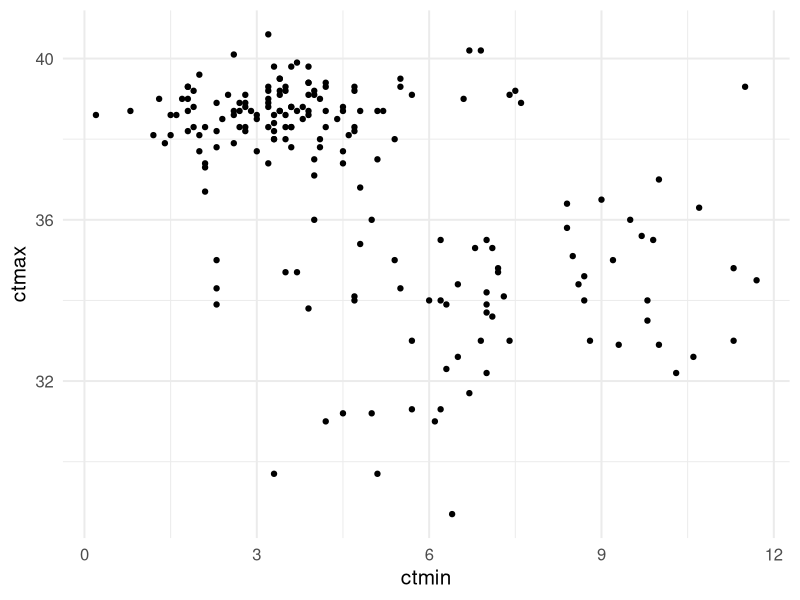
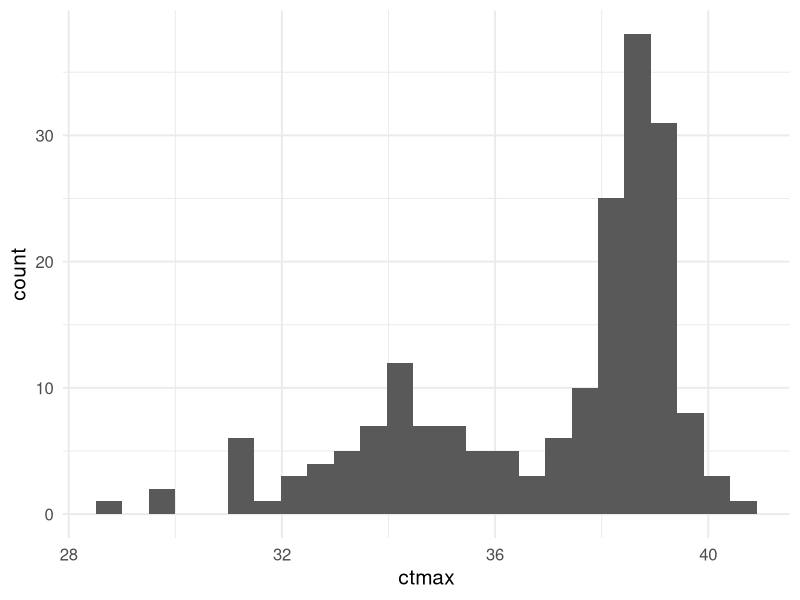
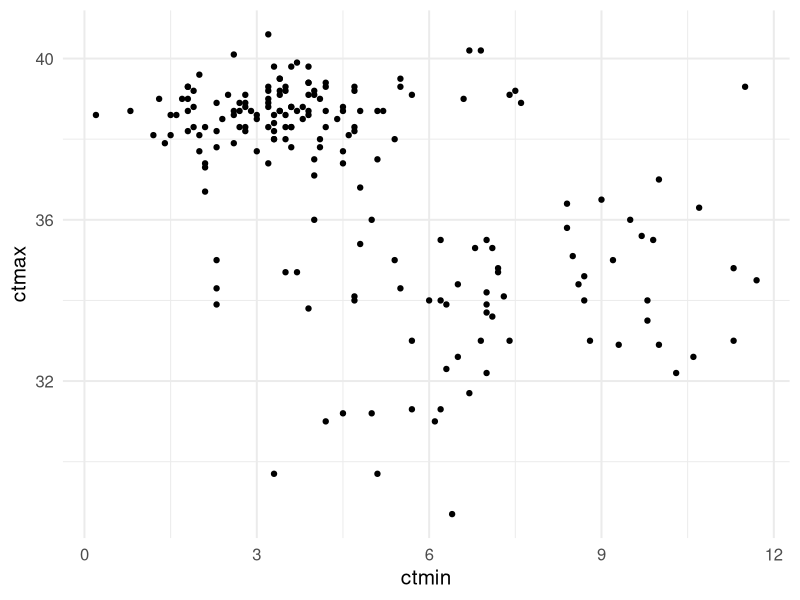
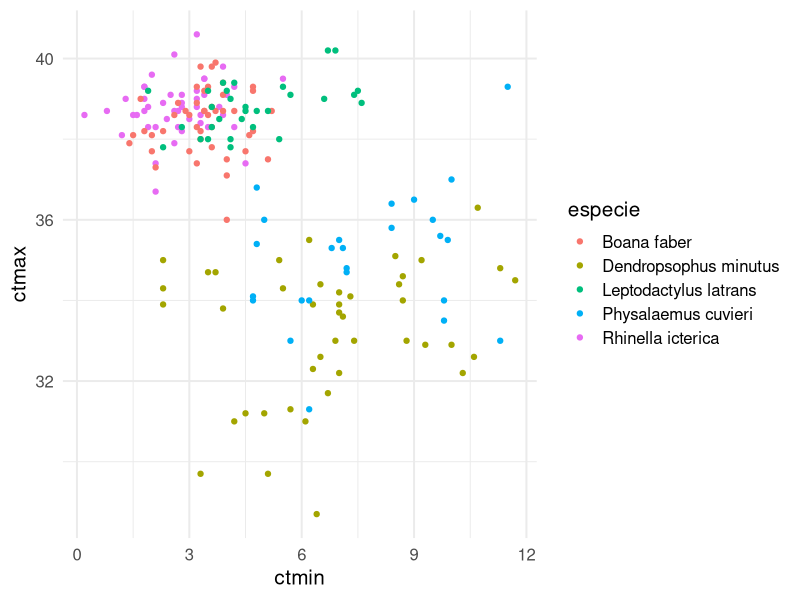
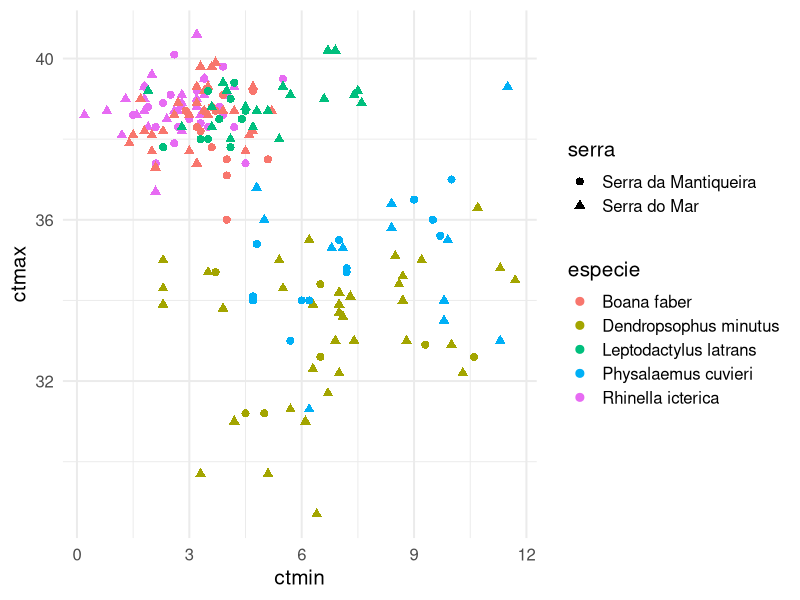
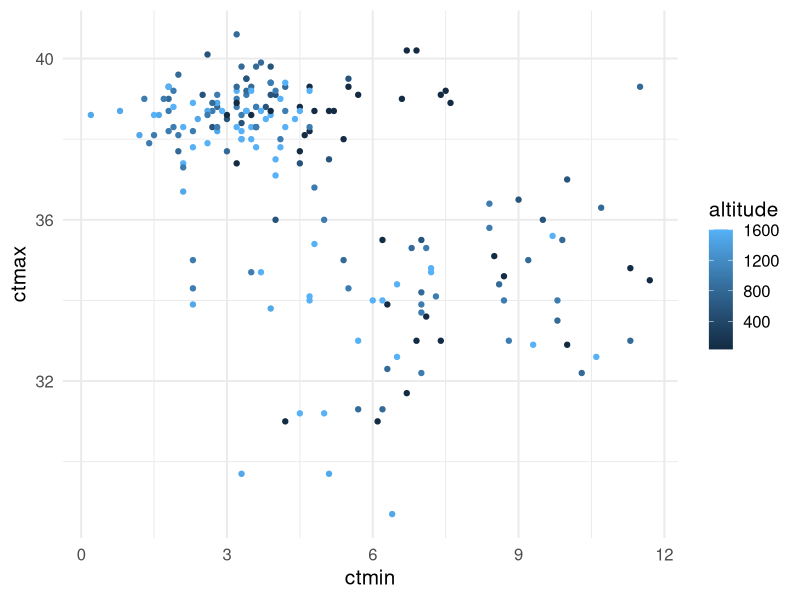
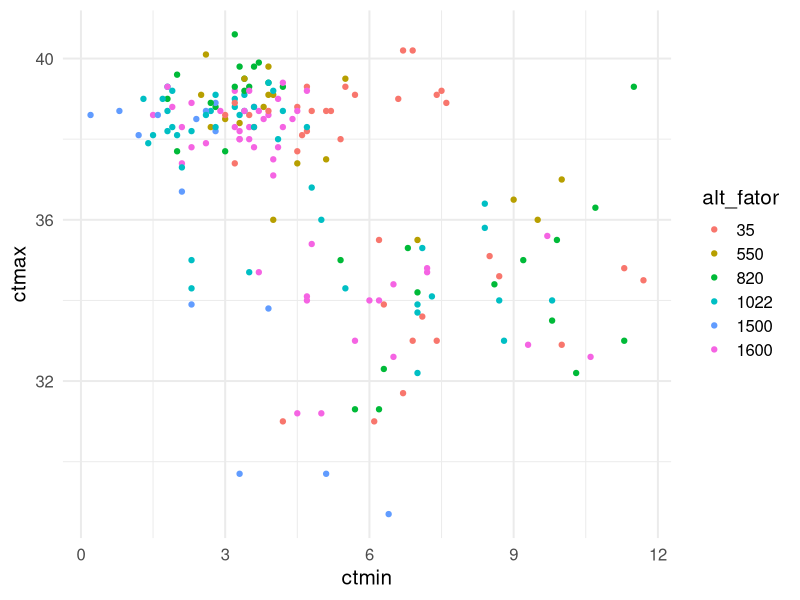
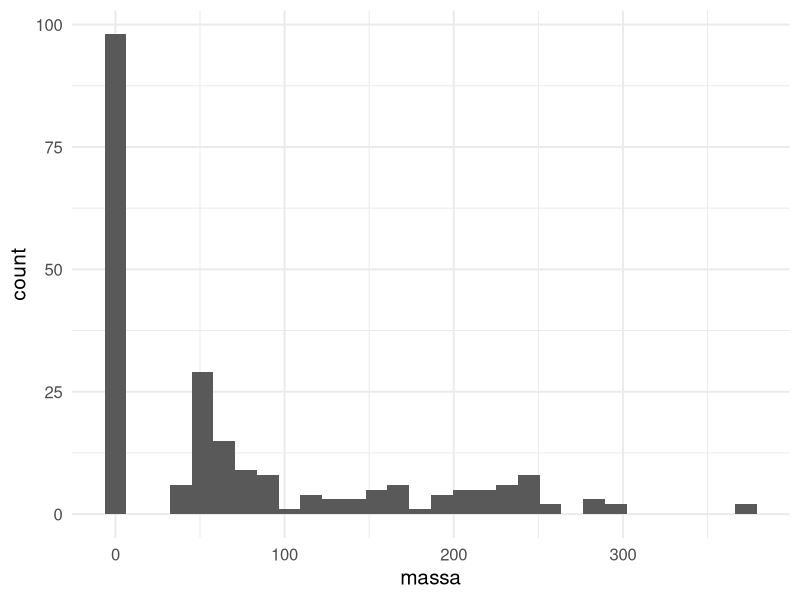

These charts were generated, in order, by the following R code:
## ---- chunk 1
#| include: false
library(ggplot2)
library(dplyr)
theme_set(theme_minimal(base_size = 15))
options(width = 74)

anuros <- read.csv(here::here("dados", "anuros_altitude.csv")) %>%
  rename(especie = Species, sexo = Sex, ewl = EWL_Ugcm2s1,
         massa = Bodymass_g, ctmin = CTmin, ctmax = CTmax,
         serra = Mountain_Range, altitude = Altitude_m) %>%
  select(id = ID, especie, sexo, serra, altitude, massa, ewl,
         ctmin, ctmax, bio5 = BIO_5) %>%
  mutate(especie   = factor(especie),
         serra     = factor(serra),
         alt_fator = factor(altitude, levels = sort(unique(altitude))),
         amplitude = ctmax - ctmin,
         tol_aquec = ctmax - bio5)
## ---- chunk 2
#| echo: false
head(anuros[, c("especie", "serra", "altitude", "massa", "ctmin", "ctmax")], 5)
## ---- chunk 3
#| output-location: column
#| fig-width: 5
#| fig-height: 3
ggplot(anuros,
       aes(x = ctmin, y = ctmax)) +
  geom_point()
## ---- chunk 4
#| output-location: column
#| fig-width: 5
#| fig-height: 3
ggplot(anuros, aes(x = ctmax)) +
  geom_histogram(bins = 25)
## ---- chunk 5
#| output-location: column
#| fig-width: 5
#| fig-height: 2.2
ggplot(anuros,
       aes(x = ctmin, y = ctmax)) +
  geom_point()
## ---- chunk 6
#| output-location: column
#| fig-width: 5
#| fig-height: 2.2
ggplot(anuros,
       aes(x = ctmin, y = ctmax,
           colour = especie)) +
  geom_point()
## ---- chunk 7
#| output-location: column
#| fig-width: 5.4
#| fig-height: 4
ggplot(anuros,
       aes(x = ctmin, y = ctmax,
           colour = especie,
           shape  = serra)) +
  geom_point(size = 2.4)
## ---- chunk 8
#| output-location: column
#| fig-width: 5
#| fig-height: 3.2
ggplot(anuros,
       aes(ctmin, ctmax,
           colour = altitude)) +
  geom_point()          # gradiente
## ---- chunk 9
#| output-location: column
#| fig-width: 5
#| fig-height: 3.2
ggplot(anuros,
       aes(ctmin, ctmax,
           colour = alt_fator)) +
  geom_point()          # níveis
## ---- chunk 10
#| output-location: column
#| fig-width: 5
#| fig-height: 3.6
ggplot(anuros, aes(x = massa)) +
  geom_histogram(bins = 30)
## ---- chunk 11
#| output-location: column
#| fig-width: 5.4
#| fig-height: 3.6
ggplot(anuros, aes(y = especie)) +
  geom_bar()
## ---- chunk 12
#| output-location: column
#| fig-width: 5
#| fig-height: 3.6
ggplot(anuros,
       aes(x = alt_fator, y = ctmax)) +
  geom_boxplot() +
  labs(x = "Altitude (m)")
## ---- chunk 13
#| output-location: column
#| fig-width: 5
#| fig-height: 3.4
ggplot(anuros,
       aes(x = massa, y = ewl)) +
  geom_point(alpha = .6)
## ---- chunk 14
#| output-location: column
#| fig-width: 5
#| fig-height: 3.4
ggplot(anuros,
       aes(x = massa, y = ewl)) +
  geom_point(alpha = .6) +
  scale_x_log10()
## ---- chunk 15
#| output-location: column
#| fig-width: 5
#| fig-height: 3.2
anuros %>%
  group_by(altitude) %>%
  summarise(bio5 = unique(bio5)) %>%
  ggplot(aes(altitude, bio5)) +
  geom_line() + geom_point()
## ---- chunk 16
#| output-location: column
#| fig-width: 5
#| fig-height: 3.4
ggplot(anuros,
       aes(altitude, tol_aquec)) +
  geom_point(alpha = .5) +
  geom_smooth(method = "lm",
              formula = y ~ x)
## ---- chunk 17
#| output-location: column
#| fig-width: 6
#| fig-height: 4.6
ggplot(anuros,
       aes(altitude, tol_aquec)) +
  geom_point(alpha = .6) +
  geom_smooth(method = "lm",
              formula = y ~ x) +
  facet_wrap(~ especie, ncol = 2,
    labeller = label_wrap_gen(16))
## ---- chunk 18
#| output-location: column
#| fig-width: 4.4
#| fig-height: 1.9
ggplot(anuros, aes(ctmin, ctmax)) +
  geom_point(size = 3) +
  geom_smooth()   # linha por cima
## ---- chunk 19
#| output-location: column
#| fig-width: 4.4
#| fig-height: 1.9
ggplot(anuros, aes(ctmin, ctmax)) +
  geom_smooth() +
  geom_point(size = 3)  # pontos por cima
## ---- chunk 20
#| output-location: column
#| fig-width: 5
#| fig-height: 3.4
ggplot(anuros,
       aes(ctmin, ctmax)) +
  geom_point(aes(colour = "red"))
## ---- chunk 21
#| output-location: column
#| fig-width: 5
#| fig-height: 3.4
ggplot(anuros, aes(x = ctmin)) +
  geom_histogram(bins = 25)
## ---- chunk 22
#| output-location: column
#| fig-width: 5.4
#| fig-height: 3.4
ggplot(anuros,
       aes(x = ewl, y = especie)) +
  geom_boxplot()
## ---- chunk 23
#| output-location: column
#| fig-width: 5.4
#| fig-height: 3.4
ggplot(anuros,
       aes(x = massa, y = ctmax,
           colour = serra)) +
  geom_point(alpha = .7)
## ---- chunk 24
#| output-location: column
#| fig-width: 5
#| fig-height: 3.2
ggplot(anuros,
       aes(x = altitude, y = ctmax)) +
  geom_boxplot()
## ---- chunk 25
#| output-location: column
#| fig-width: 5.6
#| fig-height: 4.2
ggplot(anuros,
       aes(x = altitude, y = tol_aquec,
           colour = especie)) +
  geom_point(alpha = .65) +
  geom_smooth(method = "lm",
              formula = y ~ x) +
  labs(x = "Altitude (m)",
       y = "Tolerância ao aquecimento (°C)",
       colour = NULL) +
  theme_minimal(base_size = 12) +
  theme(legend.position = "top")
